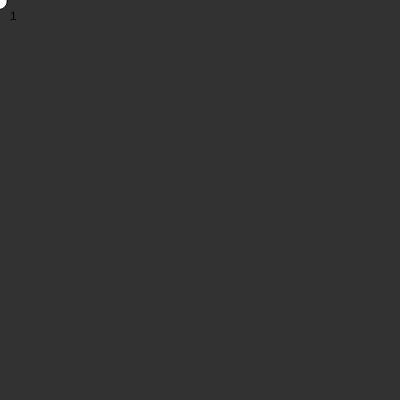
Frame 1 (no input)
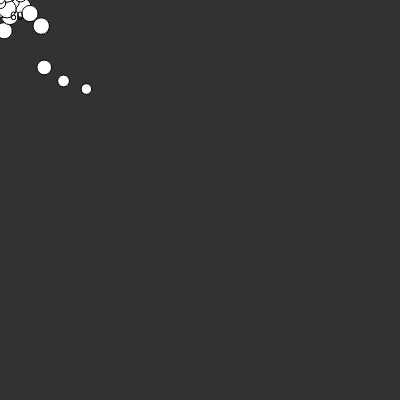
Frame 60 (no input)
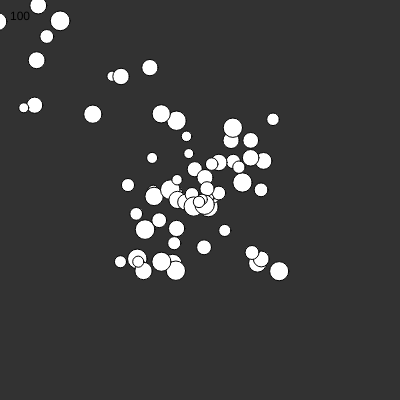
Frame 120 (the mouse pressed at the canvas centre since frame 60)

The p5.js sketch that drew these frames (run headless with seeded random() and noise() and a simulated clock; from frame 60 on, the mouse is pressed at the canvas centre):

// p5.js sketch
// ── sketch.js
let balls = [];

function setup() {
  createCanvas(400, 400);
  background(50);
}

function draw() {
   background(50);
 // if (mouseIsPressed){
  balls.push(new Ball(mouseX, mouseY,random(10,20)));
  for (let i = 0; i < balls.length; i++) {
    let b = balls[i];
    b.move();
    b.display();
  }
  while (balls.length>100){
    balls.splice(0,1);//index,howMany
  }
  text(balls.length,10,20);
 // }
}

class Ball {
  constructor(x, y,dia) {
    this.x = x;
    this.y = y;
     this.dia = dia;
    this.xSpd = random(-2, 2);
    this.ySpd = random(-2, 2);
  }
  move() {
    this.x += this.xSpd;
    this.y += this.ySpd;
  }
  display() {
    ellipse(this.x, this.y, this.dia, this.dia);
  }
}
